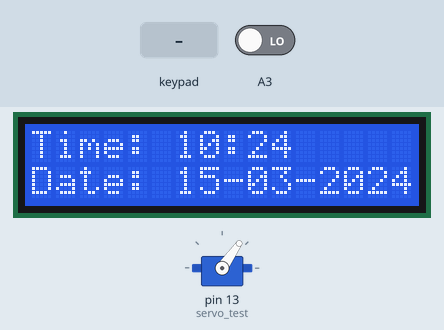
Simulated run of this sketch. Board: Arduino Mega 2560, built with avr-gcc and run on an emulated ATmega2560. On the bench: 16×2 character LCD, servo. The inputs (shaded band) are chosen by the test bench; at power-on: A3 LOW. The local clock reads 2024-03-15 10:24:30 at power-on unless the sketch sets it; EEPROM starts erased; what the sketch prints to the serial monitor is not drawn.

Above: at 1.2 s.
1.3 s: A3 driven HIGH
At 3.4 s:
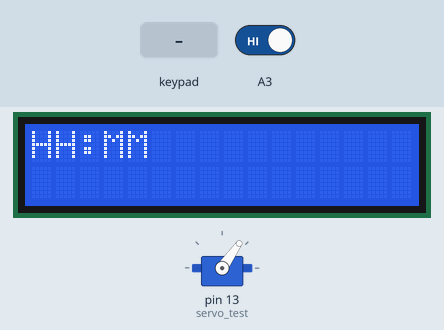
4.3 s: keypad keys 2 3 4 5 D pressed 0.825 s apart
At 9.0 s:
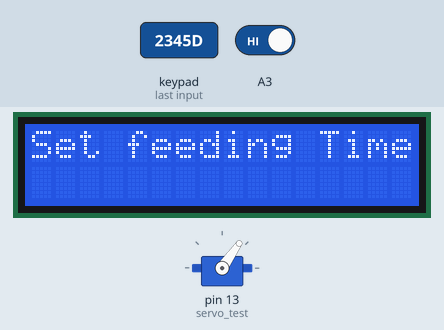
9.9 s: key '1' pressed
At 11.1 s:
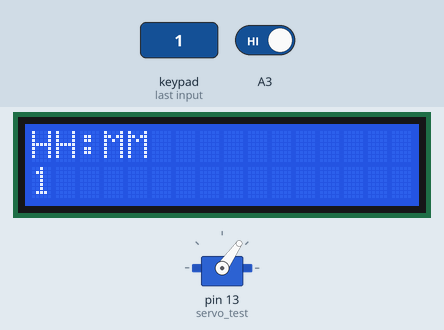
11.4 s: keypad keys 9 1 0 1 1 1 2 D pressed 0.825 s apart
At 14.5 s:
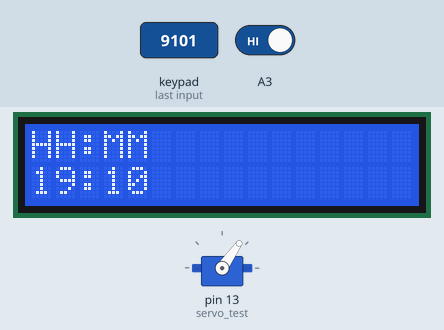
19.5 s: key '3' pressed
At 19.8 s:
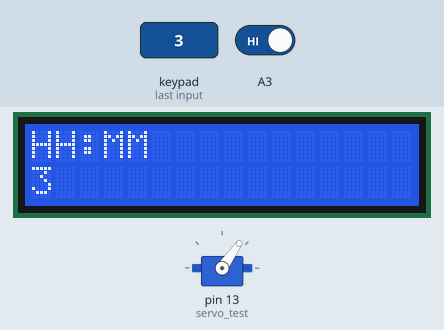
Timing chart, 0 to 22.0 s (numbered marks = the images above; inputs shaded):
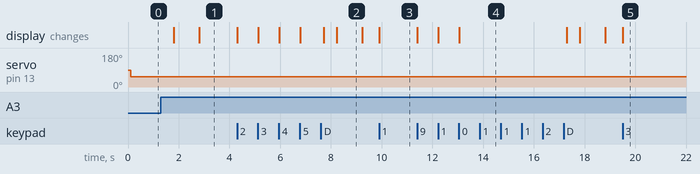

Measured:
- after the input at 1.3 s, the display: first changes after 0.50 s (image 1 shows a later state)
- after the input at 4.3 s, the display: first changes at once (image 2 shows a later state)
- after the input at 9.9 s, the display: changes at once (image 3)
- after the input at 11.4 s, the display: first changes at once (image 4 shows a later state)
- after the input at 19.5 s, the display: changes at once (image 5)
- what the display in image 2 shows lasts 1.0 s, from 8.2 s to 9.2 s

The sketch:

index.ino
```cpp
#include <iarduino_RTC.h>
#include <Servo.h>
#include <Wire.h>
#include <Keypad.h>
#include <LiquidCrystal_I2C.h>
#include <EEPROM.h>

// LCD
LiquidCrystal_I2C lcd(0x27, 16, 2);

// Keypad
const byte ROWS = 4;
const byte COLS = 4;
char keys[ROWS][COLS] = {
  {'1','2','3','A'},
  {'4','5','6','B'},
  {'7','8','9','C'},
  {'*','0','#','D'}
};
byte rowPins[ROWS] = {2,3,4,5};
byte colPins[COLS] = {9,10,11,12};
Keypad kpd = Keypad(makeKeymap(keys), rowPins, colPins, ROWS, COLS);

// RTC DS1302: подключение к пинам Mega
// CE(RST)=6, IO=7, SCLK=8 (можно изменить при необходимости)
iarduino_RTC clock(RTC_DS1302, 8, 6, 7);

Servo servo_test;

boolean feed = true;
char key;
int r[4]; // HHMM

// --- Сохранение времени ---
void saveFeedingTime() {
  Serial.println("Saving feeding time to EEPROM:");
  for (int k=0; k<4; k++) {
    EEPROM.update(k, r[k]);
    Serial.print("r["); Serial.print(k); Serial.print("] = ");
    Serial.println(r[k]);
    delay(10);
  }
}

// --- Загрузка времени ---
void loadFeedingTime() {
  Serial.println("Loading feeding time from EEPROM:");
  for (int k=0; k<4; k++) {
    r[k] = EEPROM.read(k);
    Serial.print("r["); Serial.print(k); Serial.print("] = ");
    Serial.println(r[k]);
  }
}

void setup() {
  lcd.init();
  lcd.backlight();
  servo_test.attach(13);

  clock.begin();
  //clock.settime(30, 48, 14, 22, 9, 25, 6);
  // Установить время при первой загрузке (раскомментируйте при первой прошивке)
  // rtc.setDOW(SATURDAY);  // День недели
  // rtc.setTime(12, 0, 0); // Часы, минуты, секунды
  // rtc.setDate(9, 19, 2025); // День, месяц, год

  Serial.begin(9600);
  pinMode(A3, INPUT);
  loadFeedingTime();
  servo_test.write(55);
}

void loop() {
  int buttonPress = digitalRead(A3);
  if (buttonPress == HIGH) {
    setFeedingTime();
  }

  String s = clock.gettime("H:i");
  char t[6];
  s.toCharArray(t, sizeof(t)); // копируем содержимое String в массив char

  // Отображаем время
  lcd.setCursor(0,0);
  lcd.print("                ");
  lcd.setCursor(0,0);
  lcd.print("Time: ");
  lcd.print(s);

  // Получаем отдельные цифры для сравнения
  char h1 = t[0];
  char h2 = t[1];
  char m1 = t[3];
  char m2 = t[4];

  // Отображаем дату
  lcd.setCursor(0,1);
  lcd.print("                ");
  lcd.setCursor(0,1);
  lcd.print("Date: ");
  lcd.print(clock.gettime("d-m-Y")); // Вернёт строку "DD.MM.YYYY"

  // Проверяем время кормления
  if (h1==r[0] && h2==r[1] && m1==r[2] && m2==r[3] && feed==true) {
    Serial.println("Feeding time! Activating servo.");
    servo_test.write(150);
    delay(700);
    servo_test.write(55);
    feed = false;
  }

  delay(500);
}

void setFeedingTime() {
  feed = true;
  int i = 0;
  int j = 0;

  lcd.clear();
  lcd.setCursor(0,0);
  lcd.print("Set feeding Time");
  delay(1000);

  lcd.clear();
  lcd.print("HH:MM");
  lcd.setCursor(0,1);

  while (1) {
    key = kpd.getKey();
    if (key != NO_KEY) {
      if (key == 'D') { // завершение ввода
        key = 0;
        break;
      }
      if (i < 4 && key >= '0' && key <= '9') {
        r[i] = key;
        lcd.setCursor(j,1);
        lcd.print(key);
        i++;
        j++;
        if (j == 2) {
          lcd.setCursor(j,1);
          lcd.print(':');
          j++;
        }
      }
      delay(300);
    }
  }
  saveFeedingTime();
}
```
